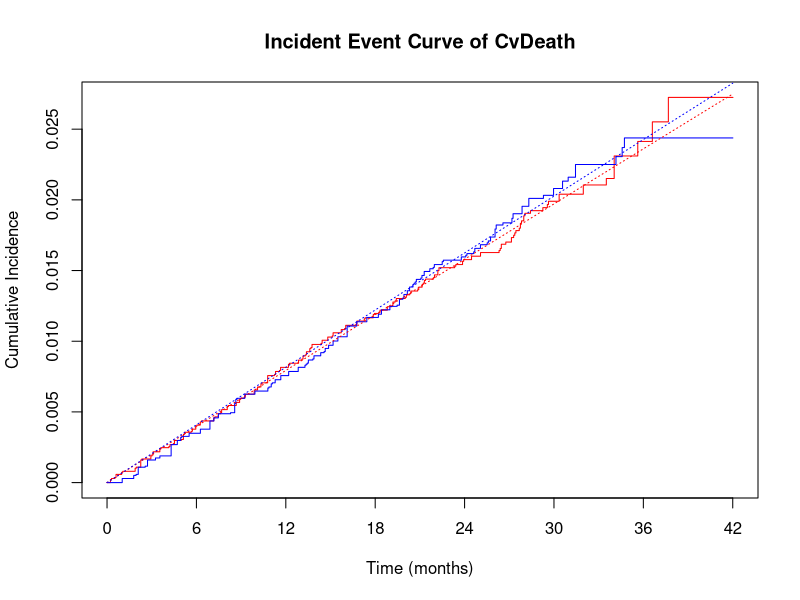
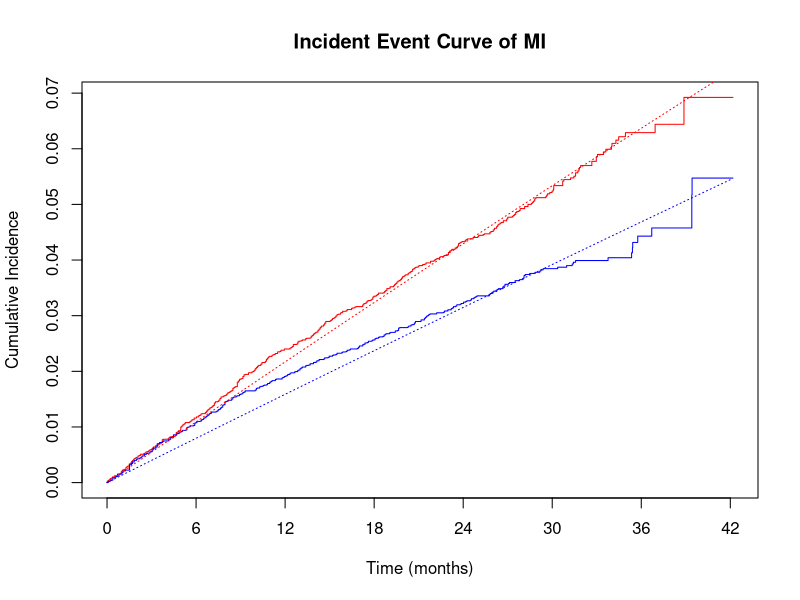
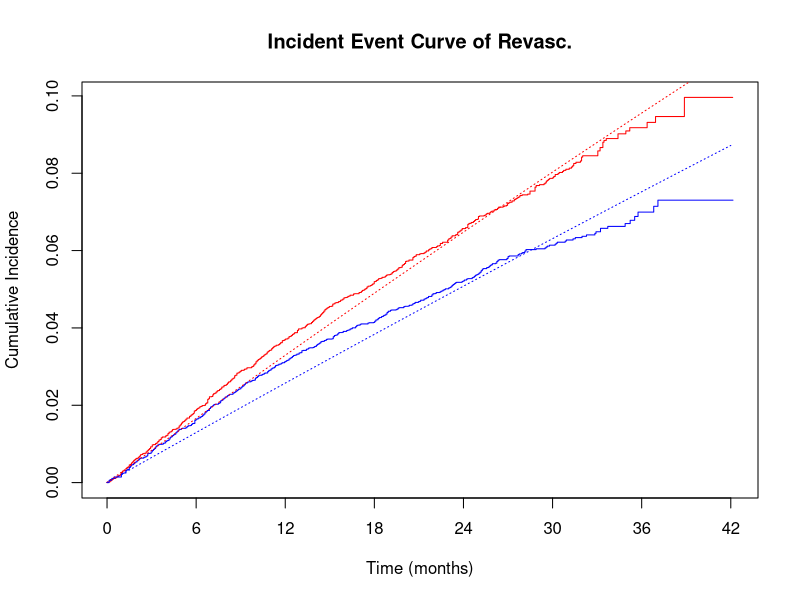
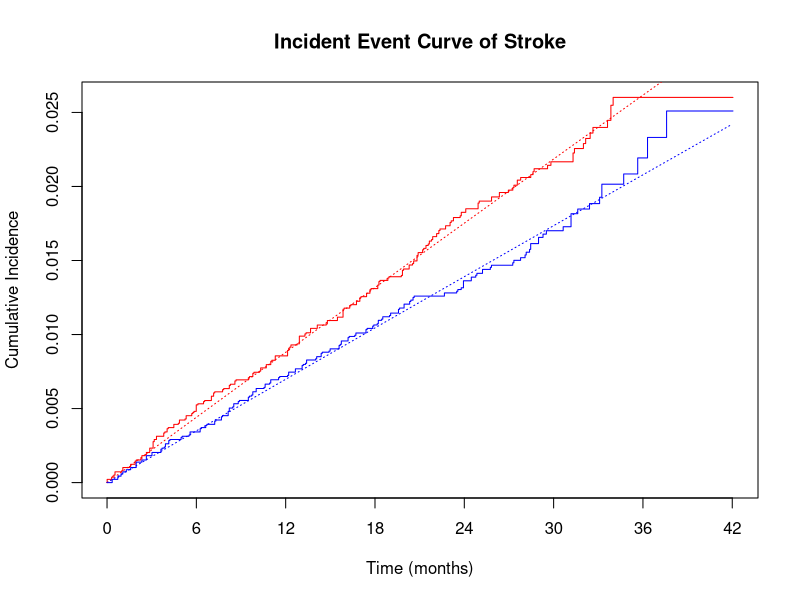
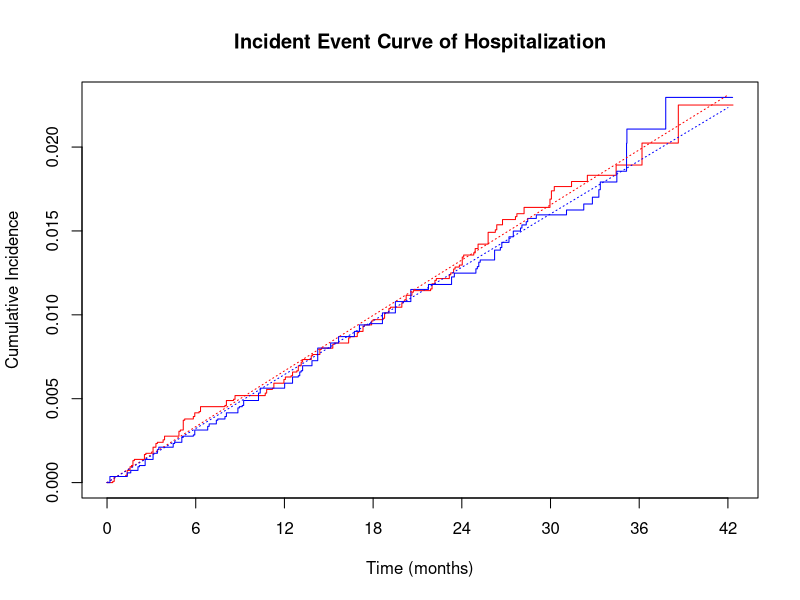
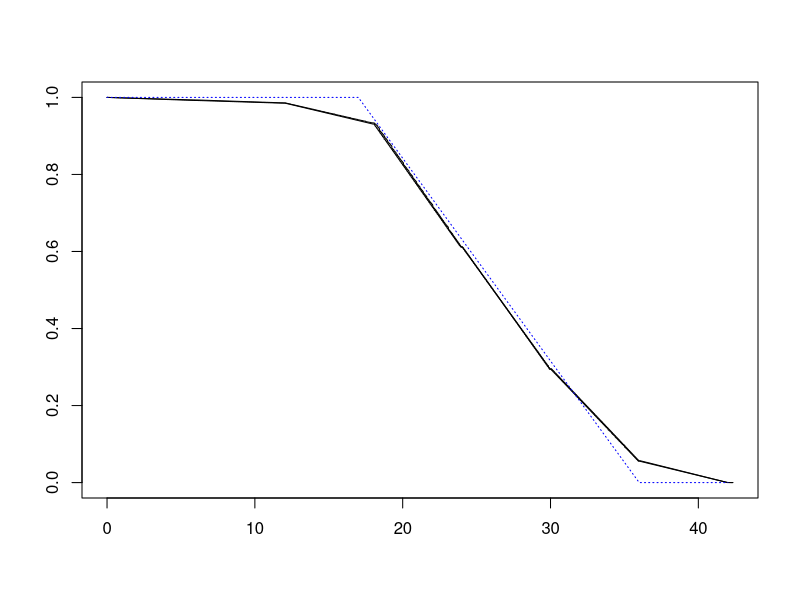
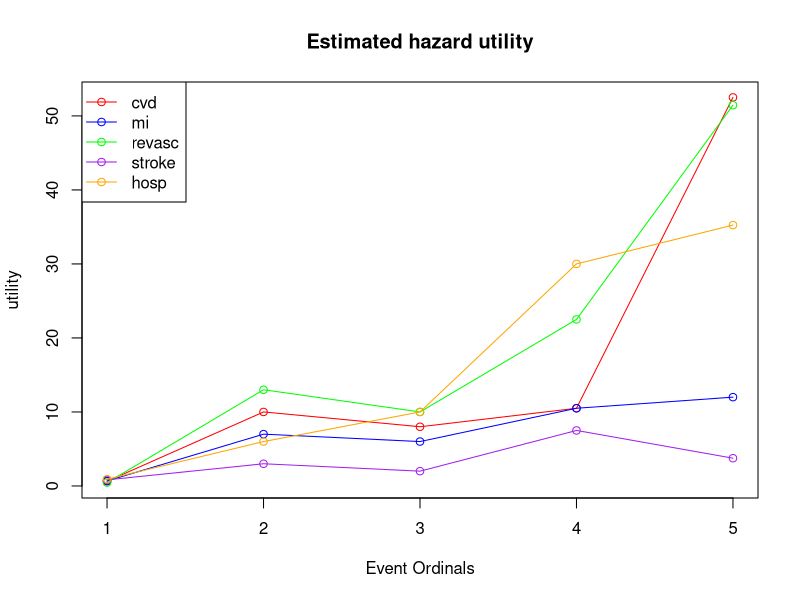

Write R code to recreate these figures, in order.
library(tidyverse)
library(readxl)
library(survival)
library(writexl)

#####
## First: check whether we can reconstruct the original (incorrect!) one minus Kaplan-Meiers
#####
cvdeath <- read_excel("Reverse_Engine/Simulate/cvd_ipd.xlsx")
mi <- read_excel("Reverse_Engine/Simulate/mi_ipd.xlsx")
revas <- read_excel("Reverse_Engine/Simulate/revasc_ipd.xlsx")
stroke <- read_excel("Reverse_Engine/Simulate/stroke_ipd.xlsx")
hosp <- read_excel("Reverse_Engine/Simulate/hosp_ipd.xlsx")

## Also: check the numbers of events
cvd_event <- table(cvdeath$status, cvdeath$treat)[2,]
mi_event <- table(mi$status, mi$treat)[2,]
revas_event <- table(revas$status, revas$treat)[2,]
stroke_event <- table(stroke$status, stroke$treat)[2,]
hosp_event <- table(hosp$status, hosp$treat)[2,]
t(rbind(mi_event, revas_event,cvd_event,stroke_event,hosp_event))

#####
## Second: estimate constant hazard rates for each of the events
#####

# CV death 
tmp <- aggregate(cbind(time, status) ~ treat, data = cvdeath, sum)
tmp$rate <- tmp$status / tmp$time
tmp
tmp1 <- tmp
tseq <- seq(0, 42, by = 0.05)

# Plot cumulative incidence function
sf_cvd <- survfit(Surv(time, status) ~ treat, data = cvdeath)
plot(sf_cvd, fun = "event", col = c("red", "blue"), lwd = 1,
     xlab = "Time (months)", ylab = "Cumulative Incidence",
     main = "Incident Event Curve of CvDeath", xaxt = "n")
axis(1, at = c(0,6,12,18,24,30,36,42))
lines(tseq, 1 - exp(-tmp$rate[1] * tseq), type="l", col = "red", lty=3)
lines(tseq, 1 - exp(-tmp$rate[2] * tseq), type="l", col = "blue", lty=3)

# MI 
tmp <- aggregate(cbind(time, status) ~ treat, data = mi, sum)
tmp$rate <- tmp$status / tmp$time
tmp
tmp2 <- tmp
tseq <- seq(0, 42, by = 0.05)

# Plot cumulative incidence function
sf_mi <- survfit(Surv(time, status) ~ treat, data = mi)
plot(sf_mi, fun = "event", col = c("red", "blue"), lwd = 1,
     xlab = "Time (months)", ylab = "Cumulative Incidence",
     main = "Incident Event Curve of MI", xaxt = "n")
axis(1, at = c(0,6,12,18,24,30,36,42))
lines(tseq, 1 - exp(-tmp$rate[1] * tseq), type="l", col = "red", lty=3)
lines(tseq, 1 - exp(-tmp$rate[2] * tseq), type="l", col = "blue", lty=3)

# Revascularization 
tmp <- aggregate(cbind(time, status) ~ treat, data = revas, sum)
tmp$rate <- tmp$status / tmp$time
tmp
tmp3 <- tmp
tseq <- seq(0, 42, by = 0.05)

# Plot cumulative incidence function
sf_revas <- survfit(Surv(time, status) ~ treat, data = revas)
plot(sf_revas, fun = "event", col = c("red", "blue"), lwd = 1,
     xlab = "Time (months)", ylab = "Cumulative Incidence",
     main = "Incident Event Curve of Revasc.", xaxt = "n")
axis(1, at = c(0,6,12,18,24,30,36,42))
lines(tseq, 1 - exp(-tmp$rate[1] * tseq), type="l", col = "red", lty=3)
lines(tseq, 1 - exp(-tmp$rate[2] * tseq), type="l", col = "blue", lty=3)

# Stroke 
tmp <- aggregate(cbind(time, status) ~ treat, data = stroke, sum)
tmp$rate <- tmp$status / tmp$time
tmp
tmp4 <- tmp
tseq <- seq(0, 42, by = 0.05)

# Plot cumulative incidence function
sf_stroke <- survfit(Surv(time, status) ~ treat, data = stroke)
plot(sf_stroke, fun = "event", col = c("red", "blue"), lwd = 1,
     xlab = "Time (months)", ylab = "Cumulative Incidence",
     main = "Incident Event Curve of Stroke", xaxt = "n")
axis(1, at = c(0,6,12,18,24,30,36,42))
lines(tseq, 1 - exp(-tmp$rate[1] * tseq), type="l", col = "red", lty=3)
lines(tseq, 1 - exp(-tmp$rate[2] * tseq), type="l", col = "blue", lty=3)

# 5. Hospitalization
tmp <- aggregate(cbind(time, status) ~ treat, data = hosp, sum)
tmp$rate <- tmp$status / tmp$time
tmp
tmp5 <- tmp
tseq <- seq(0, 42, by = 0.05)

# Plot cumulative incidence function
sf_hosp <- survfit(Surv(time, status) ~ treat, data = hosp)
plot(sf_hosp, fun = "event", col = c("red", "blue"), lwd = 1,
     xlab = "Time (months)", ylab = "Cumulative Incidence",
     main = "Incident Event Curve of Hospitalization", xaxt = "n")
axis(1, at = c(0,6,12,18,24,30,36,42))
lines(tseq, 1 - exp(-tmp$rate[1] * tseq), type="l", col = "red", lty=3)
lines(tseq, 1 - exp(-tmp$rate[2] * tseq), type="l", col = "blue", lty=3)

####
## We also need a censoring distribution
####
sfcens <- survfit(Surv(time, status==0) ~ treat, data=rbind(cvdeath,mi,revas,stroke,hosp))
plot(sfcens)
# This suggests uniform censoring between 20 and 36 months
censseq <- punif(tseq, 17, 36, lower.tail = FALSE)
lines(tseq, censseq, type="l", col="blue", lty=3)

#####
## Third: generate data with multiple events under assumptions
#####

# Assume that for each of the events considered, the rate of first event is
# the estimated rate of event multiplied by an (as yet unknown) constant, called a
# by cause
a_cvd <- c(0.6275, 10, 8, 10.5, 52.5)
a_mi <- c(0.677, 7, 6, 10.5, 12)
a_revas <- c(0.4552, 13, 10, 22.5, 51.45)
a_stroke <- c(0.8280, 3, 2, 7.5, 3.75)
a_hosp <- c(0.9150, 6, 10, 30.0, 35.25)
# by time
# a1 <- c(0.6275, 0.677, 0.4552, 0.828, 0.915)
# a2 <- c(10, 7, 13, 3, 6)
# a3 <- c(8 , 6, 10, 2, 10)
# a4 <- c(10.5, 10.5, 22.5, 7.5, 30.0) 
# a5 <- c(52.50, 12.00, 51.45, 3.75, 35.25)
  
# Plot the first series
plot(a_cvd, type="o", col="red", ylim=c(min(a_cvd, a_mi, a_revas, a_stroke, a_hosp), 
                                     max(a_cvd, a_mi, a_revas, a_stroke, a_hosp)),
     xlab="Event Ordinals", ylab="utility", main="Estimated hazard utility")

# Add other series
lines(a_mi, type="o", col="blue")
lines(a_revas, type="o", col="green")
lines(a_stroke, type="o", col="purple")
lines(a_hosp, type="o", col="orange")

# Add legend
legend("topleft", legend=c("cvd", "mi", "revasc", "stroke", "hosp"), col=c("red", "blue", "green", "purple", "orange"), lty=1, pch=1)
# Also assume that for each event type, after an initial first event
# other than death, the event is double the first event rate
# maybe also need to assume another constant vector r for relapse chance 
#r <- c(1, 1, 1, 1, 1) # put r inside a , then don't need r anymore

# Now we are going to generate multiple events for each individual, according
# to these assumptions, re-estimate cumulative events and check with the original
# data

#
# evolo
#

set.seed(2025)
n <- 13784
res1 <- matrix(NA, n, 11)
colnames(res1) <- c("id", "time1",'type1',"time2",'type2',"time3",'type3',
                   "time4",'type4','time5',"type5")
res1[, 1] <- 1:n
# For the first event
t1 <- rexp(n, rate = a_cvd[1] * tmp1$rate[2])
t2 <- rexp(n, rate = a_mi[1] * tmp2$rate[2])
t3 <- rexp(n, rate = a_revas[1] * tmp3$rate[2])
t4 <- rexp(n, rate = a_stroke[1] * tmp4$rate[2])
t5 <- rexp(n, rate = a_hosp[1] * tmp5$rate[2])
tnext <- pmin(t1, t2, t3, t4, t5)
dnext <- 1
dnext[tnext == t1] <- 1
dnext[tnext == t2] <- 2
dnext[tnext == t3] <- 3
dnext[tnext == t4] <- 4
dnext[tnext == t5] <- 5
res1[, 2] <- tnext
res1[, 3] <- dnext
whnext <- which(dnext > 1)
nnext <- length(whnext)

# After first event, generate second event, except if dnext = 1
t1 <- rexp(nnext, rate = a_cvd[2] * tmp1$rate[2])
t2 <- rexp(nnext, rate = a_mi[2] * tmp2$rate[2])
t3 <- rexp(nnext, rate = a_revas[2] * tmp3$rate[2])
t4 <- rexp(nnext, rate = a_stroke[2] * tmp4$rate[2])
t5 <- rexp(nnext, rate = a_hosp[2] * tmp5$rate[2])
tnext <- pmin(t1, t2, t3, t4, t5)
dnext <- 1
dnext[tnext == t1] <- 1
dnext[tnext == t2] <- 2
dnext[tnext == t3] <- 3
dnext[tnext == t4] <- 4
dnext[tnext == t5] <- 5
res1[whnext, 4] <- res1[whnext, 2] + tnext
res1[whnext, 5] <- dnext
whnext <- whnext[dnext > 1]
nnext <- length(whnext)


# After second event, generate third event, except if dnext = 1
t1 <- rexp(nnext, rate = a_cvd[3] * tmp1$rate[2])
t2 <- rexp(nnext, rate = a_mi[3] * tmp2$rate[2])
t3 <- rexp(nnext, rate = a_revas[3] * tmp3$rate[2])
t4 <- rexp(nnext, rate = a_stroke[3] * tmp4$rate[2])
t5 <- rexp(nnext, rate = a_hosp[3] * tmp5$rate[2])
tnext <- pmin(t1, t2, t3, t4, t5)
dnext <- 1
dnext[tnext == t1] <- 1
dnext[tnext == t2] <- 2
dnext[tnext == t3] <- 3
dnext[tnext == t4] <- 4
dnext[tnext == t5] <- 5
res1[whnext, 6] <- res1[whnext, 4] + tnext
res1[whnext, 7] <- dnext
whnext <- whnext[dnext > 1]
nnext <- length(whnext)

# After third event, generate fourth event, except if dnext = 1
t1 <- rexp(nnext, rate = a_cvd[4] * tmp1$rate[2])
t2 <- rexp(nnext, rate = a_mi[4] * tmp2$rate[2])
t3 <- rexp(nnext, rate = a_revas[4] * tmp3$rate[2])
t4 <- rexp(nnext, rate = a_stroke[4] * tmp4$rate[2])
t5 <- rexp(nnext, rate = a_hosp[4] * tmp5$rate[2])
tnext <- pmin(t1, t2, t3, t4, t5)
dnext <- 1
dnext[tnext == t1] <- 1
dnext[tnext == t2] <- 2
dnext[tnext == t3] <- 3
dnext[tnext == t4] <- 4
dnext[tnext == t5] <- 5
res1[whnext, 8] <- res1[whnext, 6] + tnext
res1[whnext, 9] <- dnext
whnext <- whnext[dnext > 1]
nnext <- length(whnext)

# After fourth event, generate fifth (final) event, except if dnext = 1
t1 <- rexp(nnext, rate = a_cvd[5] * tmp1$rate[2])
t2 <- rexp(nnext, rate = a_mi[5] * tmp2$rate[2])
t3 <- rexp(nnext, rate = a_revas[5] * tmp3$rate[2])
t4 <- rexp(nnext, rate = a_stroke[5] * tmp4$rate[2])
t5 <- rexp(nnext, rate = a_hosp[5] * tmp5$rate[2])
tnext <- pmin(t1, t2, t3, t4, t5)
dnext <- 1
dnext[tnext == t1] <- 1
dnext[tnext == t2] <- 2
dnext[tnext == t3] <- 3
dnext[tnext == t4] <- 4
dnext[tnext == t5] <- 5
res1[whnext, 10] <- res1[whnext, 8] + tnext
res1[whnext, 11] <- dnext


#####
## Fourth: Censor data 
#####
set.seed(2025)
ctime <- runif(n, 17, 36)
res1 <- cbind(res1,ctime)
res1 <- data.frame(res1)

# censor first event
res1$type1 <- ifelse(res1$time1 < ctime, res1$type1, 0)
res1$time1 <- ifelse(res1$time1 > res1$ctime, res1$ctime, res1$time1)
res1[which(res1$type1 == 0), 4:(ncol(res1)-1)] <- NA
# censor second event
res1$type2 <- ifelse(res1$time2 < ctime, res1$type2, 0)
res1$time2 <- ifelse(res1$time2 > res1$ctime, res1$ctime, res1$time2)
res1[which(res1$type2 == 0), 6:(ncol(res1)-1)] <- NA
# censor third event
res1$type3 <- ifelse(res1$time3 < ctime, res1$type3, 0)
res1$time3 <- ifelse(res1$time3 > res1$ctime, res1$ctime, res1$time3)
res1[which(res1$type3 == 0), 8:(ncol(res1)-1)] <- NA
# censor fourth event
res1$type4 <- ifelse(res1$time4 < ctime, res1$type4, 0)
res1$time4 <- ifelse(res1$time4 > res1$ctime, res1$ctime, res1$time4)
res1[which(res1$type4 == 0), 10:(ncol(res1)-1)] <- NA
# censor fifth event
res1$type5 <- ifelse(res1$time5 < ctime, res1$type5, 0)
res1$time5 <- ifelse(res1$time5 > res1$ctime, res1$ctime, res1$time5)

# number of events each time
n_1st <- sum(res1$type1 > 0, na.rm = TRUE)
n_1st

n_2nd <- sum(res1$type2 > 0, na.rm = TRUE)
n_2nd

n_3rd <- sum(res1$type3 > 0, na.rm = TRUE)
n_3rd

n_4th <- sum(res1$type4 > 0, na.rm = TRUE)
n_4th

n_5th <- sum(res1$type5 > 0, na.rm = TRUE)
n_5th

n_total <- n_1st + n_2nd + n_3rd + n_4th + n_5th
n_total

# number of causes specific event frequencies
count_1st <- table(res1$type1)
count_1st

count_2nd <- table(res1$type2)
count_2nd

count_3rd <- table(res1$type3)
count_3rd

count_4th <- table(res1$type4)
count_4th

count_5th <- table(res1$type5)
count_5th <- c(count_5th[1:4],0,count_5th[5])
count_5th

write_xlsx(res1,"censor_evo.xlsx")
#####
## Fifth: Extract Key counting numbers
#####

# Numbers from the clinical report
ncum_repo_evo <- c(251,468,759,207,236)
n1_repo_evo <- c(161,329,349,184,169)
n_event_repo_evo <- c(768,417,159)

# Numbers from simulation
n_multi <- c(1344-sum(count_1st[2:6]),576-sum(count_2nd[2:6]),159-sum(count_3rd[2:6]),178-sum(count_4th[2:6])-sum(count_5th[2:6]))
n_total_evo <- n_1st + n_2nd + n_3rd + n_4th + n_5th
n_1event_evo <- (n_1st + n_multi[1]) - (n_2nd + n_multi[2])
n_2event_evo <- (n_2nd + n_multi[2]) - (n_3rd + n_multi[3])
n_3pevent_evo <- n_3rd + n_multi[3]

n_events_sim = c(n_1event_evo,n_2event_evo,n_3pevent_evo)
count_sim <- rbind(count_1st,count_2nd, count_3rd,count_4th,count_5th)
count_cum_sim <- colSums(count_sim)

# output a comparison table
compare_evo <- data.frame(cumu_events = c(ncum_repo_evo,1921),
                          cumu_sim = c(count_cum_sim[2:6],sum(count_cum_sim[2:6])),
                          first_event = c(n1_repo_evo,1192),
                          first_sim = c(as.matrix(count_1st[2:6]),sum(count_1st[2:6])),
                          row.names = c("cvd", "mi", "revasc.","stroke", "hospital.","Total"))

# add multiple events same time term
compare_sub <- data.frame (report = n_event_repo_evo,
                sim = n_events_sim,
                row.names = c("subjets with 1 event", "subjets with 2 events", "subjets with 3+ event"))

  